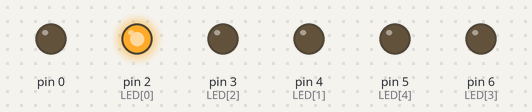
A sketch run on a simulated Arduino Uno, built with avr-gcc and run on an emulated ATmega328P. On the bench: output pins drawn as LEDs (lit = HIGH).

Above: at 0.05 s.
At 0.75 s:
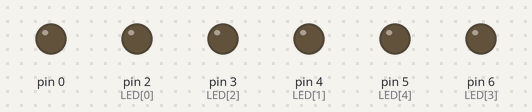
At 1.05 s:
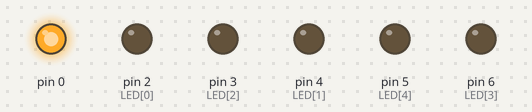
At 1.45 s:
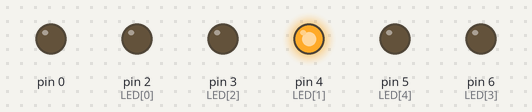
At 2.05 s:
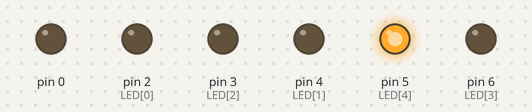
At 2.85 s:
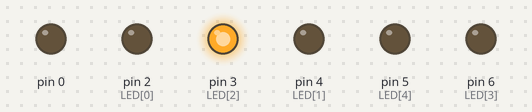
Timing chart, 0 to 3.1 s (numbered marks = the images above):
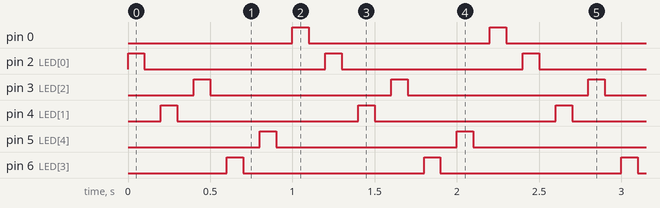

The sketch:

sketch_aug7a.ino
```cpp
const int LED[5]  = {2,4,3,6,5};

void setup() {
  // put your setup code here, to run once:
  for (int i = 0; i<6; i++) {
    pinMode(LED[i], OUTPUT);
  }
 // pinMode(led_0, OUTPUT);
 // pinMode(led_1, OUTPUT);
 // pinMode(led_2, OUTPUT);
 // pinMode(led_3, OUTPUT);
 // pinMode(led_4, OUTPUT);

  /*digitalWrite(led_0 , HIGH);
  digitalWrite(led_1 , HIGH);
  digitalWrite(led_2 , HIGH);
  digitalWrite(led_3 , HIGH);
  digitalWrite(led_4 , HIGH);*/
}

void loop() {
  // put your main code here, to run repeatedly:
    for (int i = 0; i<6; i++) {
      digitalWrite(LED[i] , HIGH);
      delay(100);
      digitalWrite(LED[i] , LOW);
      delay(100);
  }

    /*for (int i = 0; i<6; i++) {
      digitalWrite(LED[i] , LOW);
      delay(100);
  }*/

}
```

Measured:
- by itself, pin 0, pin 2 (LED[0]), pin 3 (LED[2]), pin 4 (LED[1]), pin 5 (LED[4]), pin 6 (LED[3]): alternates HIGH for 0.10 s and LOW for 1.1 s
- by itself, everything shown: repeats every 1.2 s, in 12 steps
